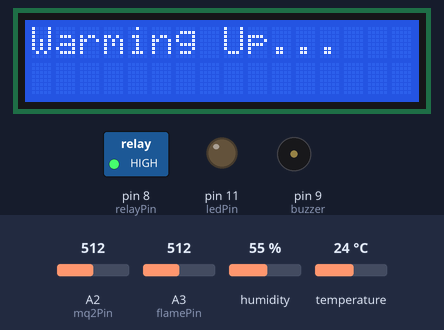
Bench run of a sketch on a simulated Arduino Uno, built with avr-gcc and run on an emulated ATmega328P. On the bench: 16×2 character LCD, switched loads named in the sketch (green lamp = pin HIGH), output pins drawn as LEDs (lit = HIGH), buzzer (waves = sounding, pin HIGH). Inputs (shaded band) come from the test bench; at power-on: A2 (mq2Pin) = 512, A3 (flamePin) = 512, humidity 55 %, temperature 24 °C. What the sketch prints to the serial monitor is not drawn.

Above: at 0.1 s.
At 60.1 s:
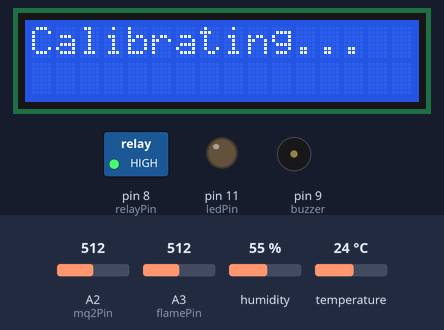
At 70.3 s:
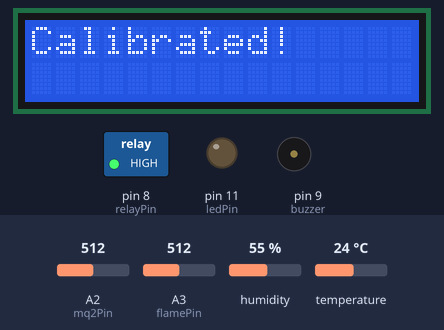
At 71.9 s:
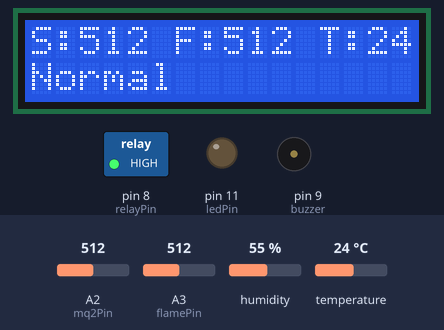

The sketch:

zhian_sentinel_v1.ino.ino
```cpp
// ═══════════════════════════════════════════════════
//  智安哨兵 v1.0 — 智能消防预警系统
//  多传感器融合 + 自适应阈值 + 四级状态机 + 喷淋联动
//  继电器为低电平触发（IO2 碰 GND 吸合）
//  设计者：李凌航 | 2026
// ═══════════════════════════════════════════════════
#include <LiquidCrystal_I2C.h>
#include <DHT.h>

#define DHTPIN 7
#define DHTTYPE DHT11

DHT dht(DHTPIN, DHTTYPE);
LiquidCrystal_I2C lcd(0x27, 16, 2);

// ── 引脚分配 ──
int mq2Pin = A2;
int flamePin = A3;
int buzzer = 9;
int ledPin = 11;
int relayPin = 8;

// ── 融合权重 ──
float wSmoke = 0.4;
float wFlame = 0.4;
float wTemp  = 0.2;
float tempThreshold = 34.0;

// ── 动态阈值 ──
int smokeThreshold = 150;
int flameThreshold = 600;

// ── 状态机 ──
enum State { NORMAL, CAUTION, ALERT, FIRE };
State currentState = NORMAL;

unsigned long lastBlink = 0;
int blinkInterval = 0;
bool ledOn = false;

void setup() {
  pinMode(buzzer, OUTPUT);
  pinMode(ledPin, OUTPUT);
  pinMode(relayPin, OUTPUT);
  digitalWrite(relayPin, HIGH);     // 低电平触发：默认 HIGH = 继电器断开

  lcd.init();
  lcd.backlight();
  Serial.begin(9600);
  dht.begin();

  lcd.setCursor(0, 0);
  lcd.print("Warming Up...");
  Serial.println("MQ-2 预热 60 秒...");
  delay(60000);

  calibrate();

  lcd.clear();
  lcd.setCursor(0, 0);
  lcd.print("Calibrated!");
  Serial.println("校准完成，进入监测");
  delay(1500);
  lcd.clear();
}

void calibrate() {
  const int samples = 20;
  long sumS = 0, sumF = 0;
  long sumSqS = 0, sumSqF = 0;

  lcd.clear();
  lcd.setCursor(0, 0);
  lcd.print("Calibrating...");
  Serial.println("开始采集基线样本...");

  for (int i = 0; i < samples; i++) {
    int s = analogRead(mq2Pin);
    int f = analogRead(flamePin);

    sumS += s;              sumF += f;
    sumSqS += (long)s * s;  sumSqF += (long)f * f;

    Serial.print("样本");
    Serial.print(i + 1);
    Serial.print(": S=");
    Serial.print(s);
    Serial.print(" F=");
    Serial.println(f);

    delay(500);
  }

  float muS = sumS / (float)samples;
  float muF = sumF / (float)samples;

  float varS = (sumSqS / (float)samples) - muS * muS;
  float varF = (sumSqF / (float)samples) - muF * muF;
  if (varS < 0) varS = 0;
  if (varF < 0) varF = 0;
  float sigmaS = sqrt(varS);
  float sigmaF = sqrt(varF);

  smokeThreshold = (int)(muS + 3 * sigmaS);
  flameThreshold = (int)(muF * 0.5);

  if (smokeThreshold < 100) smokeThreshold = 100;
  if (flameThreshold > 800) flameThreshold = 800;
  if (flameThreshold < 100) flameThreshold = 100;

  Serial.println("──────────────");
  Serial.print("烟雾基线 μ=");
  Serial.print(muS, 1);
  Serial.print(" σ=");
  Serial.print(sigmaS, 1);
  Serial.print(" → 阈值=");
  Serial.println(smokeThreshold);
  Serial.print("火焰基线 μ=");
  Serial.print(muF, 1);
  Serial.print(" → 阈值=");
  Serial.println(flameThreshold);
  Serial.println("──────────────");
}

void loop() {
  int smoke = analogRead(mq2Pin);
  int flame = analogRead(flamePin);
  float temp = dht.readTemperature();

  float sScore = constrain((smoke - smokeThreshold) / 500.0, 0, 1) * wSmoke;
  float fScore = constrain((flameThreshold - flame) / 400.0, 0, 1) * wFlame;
  float tScore = constrain((temp - tempThreshold) / 10.0, 0, 1) * wTemp;
  float totalScore = sScore + fScore + tScore;

  // ── 状态转移 + 水泵控制（低电平触发）──
  if (totalScore >= 0.6) {
    currentState = FIRE;
    blinkInterval = 125;
    digitalWrite(relayPin, LOW);      // 💦 低电平 = 继电器吸合 = 喷水
    lcd.setCursor(0, 1);
    lcd.print("FIRE!       ");
    Serial.print("🔴 报警! score=");
  } else if (totalScore >= 0.4) {
    currentState = ALERT;
    blinkInterval = 333;
    digitalWrite(relayPin, HIGH);     // 断开
    lcd.setCursor(0, 1);
    lcd.print("Alert!      ");
    Serial.print("🟠 预警 score=");
  } else if (totalScore >= 0.2) {
    currentState = CAUTION;
    blinkInterval = 1000;
    digitalWrite(relayPin, HIGH);
    lcd.setCursor(0, 1);
    lcd.print("Caution     ");
    Serial.print("🟡 关注 score=");
  } else {
    currentState = NORMAL;
    digitalWrite(relayPin, HIGH);     // 断开
    digitalWrite(ledPin, LOW);
    noTone(buzzer);
    lcd.setCursor(0, 1);
    lcd.print("Normal      ");
    Serial.print("🟢 正常 score=");
  }
  Serial.println(totalScore, 2);

  // ── 非阻塞 LED 闪烁 + 蜂鸣器 ──
  if (currentState != NORMAL) {
    unsigned long now = millis();
    if (now - lastBlink >= blinkInterval) {
      lastBlink = now;
      ledOn = !ledOn;
      digitalWrite(ledPin, ledOn);

      if (currentState == FIRE) {
        tone(buzzer, 1200, 100);
        delay(50);
        tone(buzzer, 600, 100);
      } else if (currentState == ALERT) {
        tone(buzzer, 800, 50);
      } else if (currentState == CAUTION) {
        tone(buzzer, 400, 30);
      }
    }
  }

  // ── LCD 第一行 ──
  lcd.setCursor(0, 0);
  lcd.print("S:");
  lcd.print(smoke);
  lcd.print(" F:");
  lcd.print(flame);
  lcd.print(" T:");
  lcd.print((int)temp);
  lcd.print("   ");

  delay(50);
}
```

Measured:
- what the display in image 1 shows lasts 10.1 s, from 60.1 s to 70.2 s
- what the display in image 2 shows lasts 1.6 s, from 70.2 s to 71.8 s
